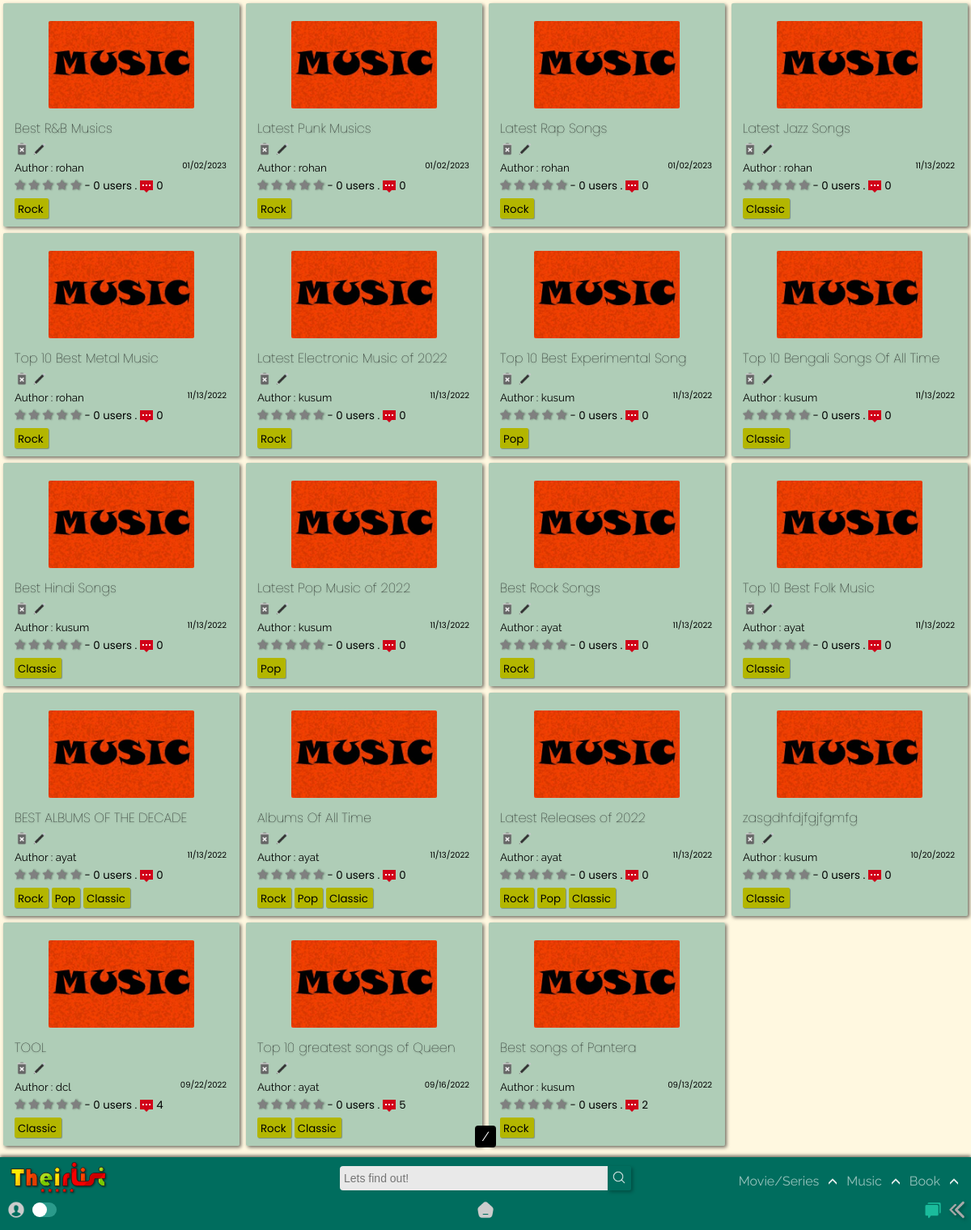
Page /home/musiclist/ on the earlier database version.
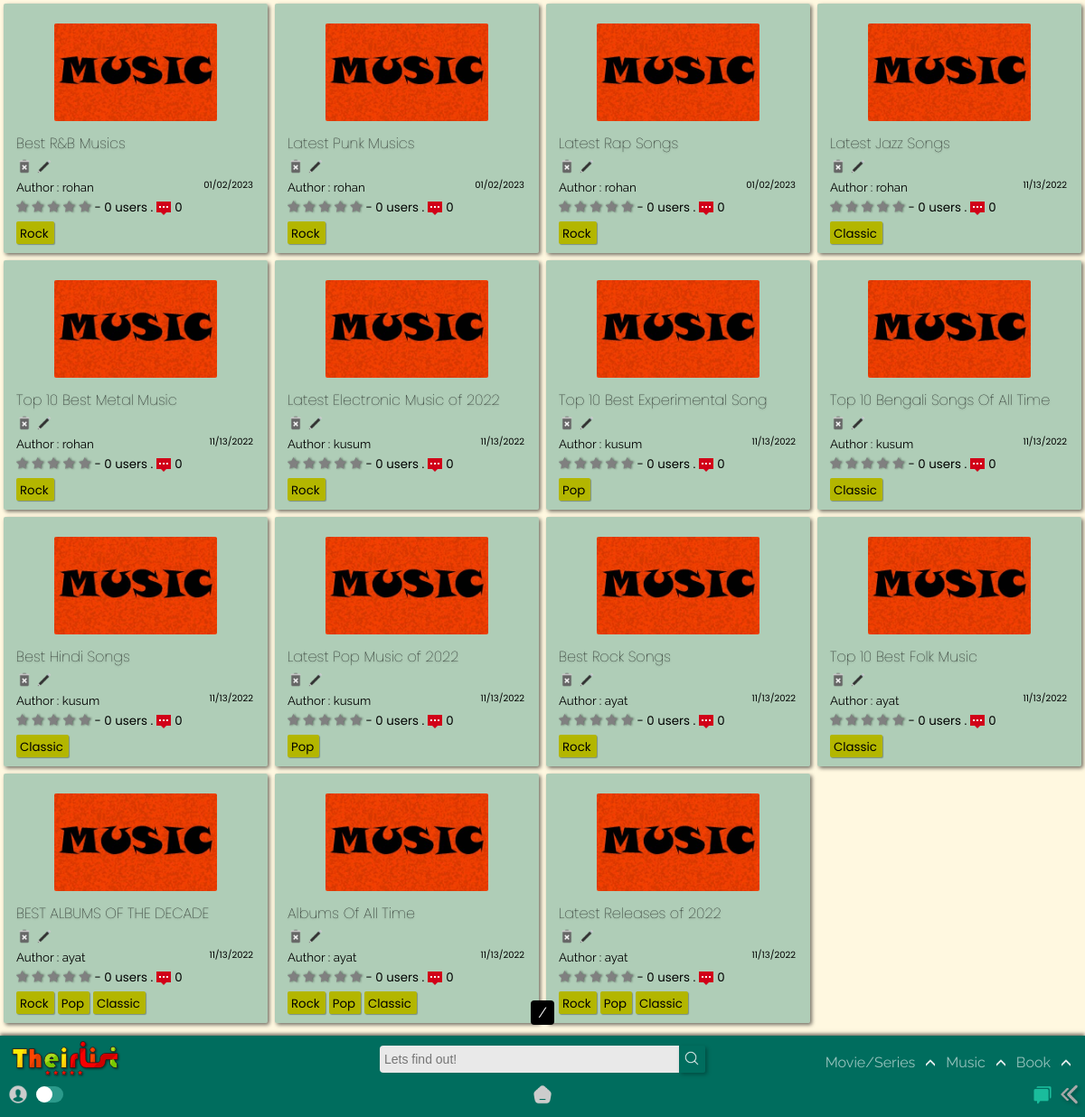
Same page on the later database version.
### app/models.py (models this page shows, shortened)
class MusicList(models.Model):
    title = models.CharField(max_length=120)
    genre = models.ManyToManyField('MusicGenre',blank=True)
    creator = models.ForeignKey(User,on_delete=models.SET_NULL,blank=True, null=True)
    posted = models.DateTimeField(auto_now_add=True)
    content = RichTextField(null=True,default=' ')
    type = models.CharField(max_length=10,default="Music")
    spoiler_choices = [(False, 'No'),(True, 'Yes')]
    spoiler = models.BooleanField(default=False,null=True, choices = spoiler_choices)
    slug = models.SlugField(max_length= 300,null=True, blank = True, unique=True)
    def average_rating(self) -> float:
        return MusicStarr.objects.filter(list=self).aggregate(Avg("rate"))["rate__avg"] or 0
    def count_rating(self):
        return MusicStarr.objects.filter(list=self).count()
    def count_comments(self):
        return MusicReview.objects.filter(MusicList=self).count()

class MusicGenre(models.Model):
    name = models.CharField(max_length=150)
    def __str__(self):
        return self.name

### app/views.py (the view)
# urls.py: path('musiclist/',TheirListMusicView.as_view(),name = 'musiclist'),
class TheirListMusicView(ListView): #music
    model = MusicList
    template_name ='app/Musiclist_list.html'
    def get_queryset(self, *args, **kwargs):
        qs = super().get_queryset(*args, **kwargs)
        qs = qs.order_by("-id")
        return qs

### templates/app/musiclist_list.html (shortened to what this page needs)
{% extends "index.html" %}
{% load static %}
{% block content %}
<section>
  <div class="contain-sec" id="contain-sec10">
    {% for lola in object_list %}
    <div class="elements">
      <div class="thumb">
        <img src="{% static 'app/images/music-poster.jpg' %}" width="100px" />
      </div>
      <div class="Title">
        <a href="{{lola.slug}}/"><h4 class="tit">{{lola.title}}</h4></a>
        {% if user.id == lola.creator.id %}
        <a href="{% url 'app:delete_music' lola.slug %}"><img src ="{% static 'app/images/delete.png' %}"></a>
        <a href="{% url 'app:update_musiclist' lola.slug %}"><img src ="{% static 'app/images/edit.png' %}"></a>
        {% else %}
        <img src ="{% static 'app/images/delete-dis.png' %}">
        <img src ="{% static 'app/images/edit-dis.png' %}">
        {% endif %}
      </div>
      <div class="Author">
        <small>Author : {{lola.creator.username}}<span>{{lola.posted|date:"SHORT_DATE_FORMAT"}}</span></small>
      </div>
      <div class="rating">
        <span class="star-headline">
          <span class="fa fa-star {% if lola.average_rating > 0 %} checked {% endif %}"></span>
          <span class="fa fa-star {% if lola.average_rating > 1 %} checked {% endif %}"></span>
          <span class="fa fa-star {% if lola.average_rating > 2 %} checked {% endif %}"></span>
          <span class="fa fa-star {% if lola.average_rating > 3 %} checked {% endif %}" ></span>
          <span class="fa fa-star {% if lola.average_rating > 4 %} checked {% endif %}"></span>
        </span>
        <small> - {{lola.count_rating}} users .<img class="comments_count" src="{% static 'app/images/comments.png' %}">{{lola.count_comments}}</small>
      </div>
        {% for tag in lola.genre.all %}
        <div class="Genre">
          <a href="{% url 'app:music' query=tag %}">
            <small>{{ tag }}</small>
          </a>
        </div>
          {% empty %}
          No tags!
        {% endfor %}
    </div>
    {% endfor %}
  </div>
  <div class="pagination_pages">
    <span class="step-links">
        <span class="current">
        {{ page_obj.number }} / {{ page_obj.paginator.num_pages }}
        </span>
    </span>
  </div>
</section>
{% endblock content %}

Differences in the rows shown:
removed MusicList: title "zasgdhfdjfgjfgmfg", creator.username "kusum", posted "10/20/2022", count_rating "0", count_comments "0", MusicGenre (name "Classic")
removed MusicList: title "TOOL", creator.username "dcl", posted "09/22/2022", count_rating "0", count_comments "4", MusicGenre (name "Classic")
removed MusicList: title "Top 10 greatest songs of Queen", creator.username "ayat", posted "09/16/2022", count_rating "0", count_comments "5", MusicGenre (name "Rock"), MusicGenre (name "Classic")
removed MusicList: title "Best songs of Pantera", creator.username "kusum", posted "09/13/2022", count_rating "0", count_comments "2", MusicGenre (name "Rock")
